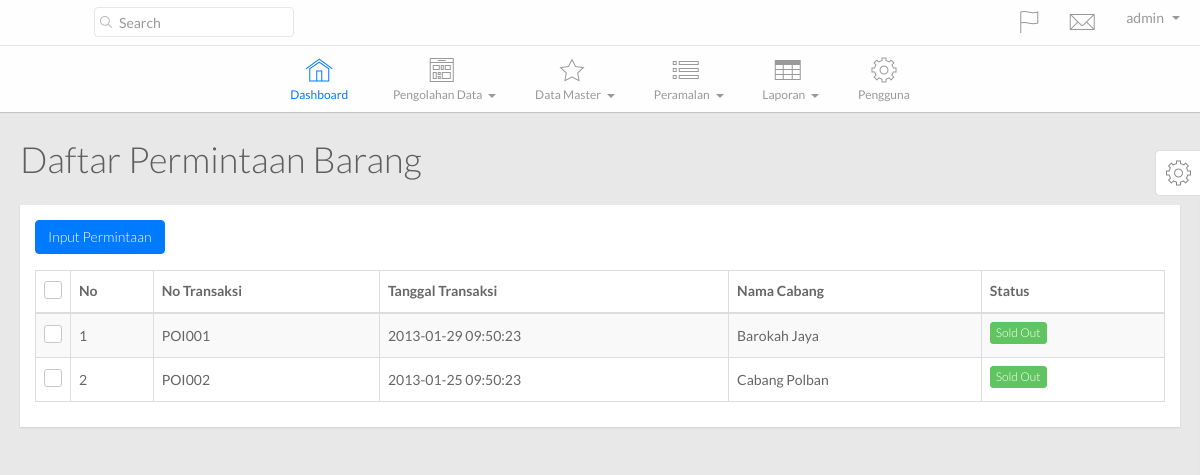
Page /main.php?hal=daftar_permintaan (signed in) on the earlier database version.
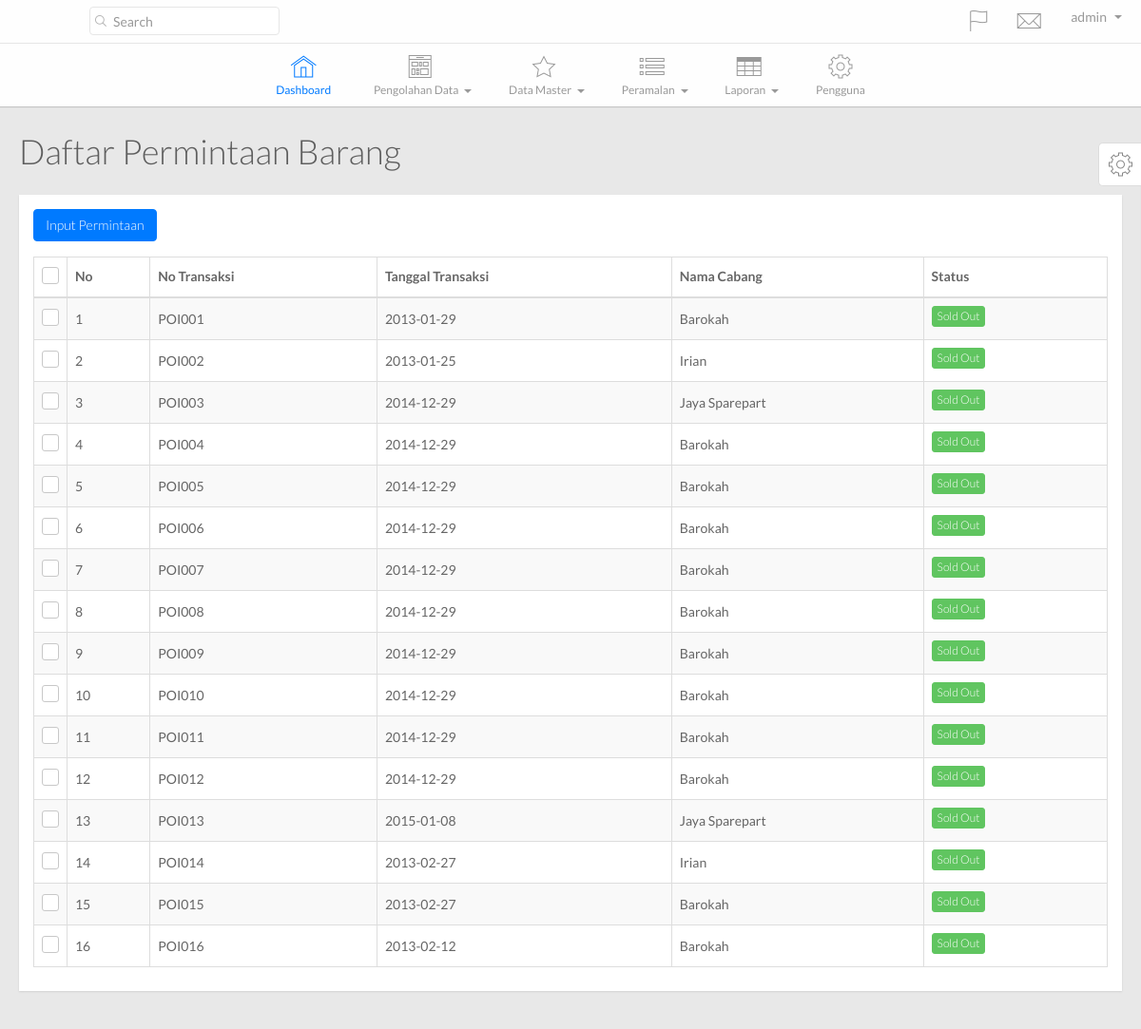
Same page on the later database version.
### tables this page shows
CREATE TABLE IF NOT EXISTS `tb_permintaan` (
  `id_permintaan` varchar(30) NOT NULL,
  `tgl_jual` date NOT NULL,
  `kode_cabang` varchar(30) NOT NULL,
  `status` tinyint(4) NOT NULL DEFAULT '0',
  PRIMARY KEY (`id_permintaan`),
  KEY `kode_cabang` (`kode_cabang`)
);

CREATE TABLE IF NOT EXISTS `tb_cabang` (
  `kode_cabang` varchar(30) NOT NULL,
  `nama_cabang` varchar(75) NOT NULL,
  `alamat_cabang` varchar(200) NOT NULL,
  `telepon_cabang` varchar(20) NOT NULL,
  `kode_admin` varchar(35) NOT NULL,
  PRIMARY KEY (`kode_cabang`),
  KEY `kode_admin` (`kode_admin`)
);

### config/SimplePDO.php (called while the page is built, shortened)
<?php
class SimplePDO {
    private $pdo = null;
    static $inst = null;
    static $settings = array(
        'host' => '',
        'user' => '',
        'password' => '',
        'database' => '',
        'results' => 'object',
        'charset' => 'utf8'
    );
    public function __construct()
    {
        $fetch_mode = ( self::$settings["results"] == 'object' ) ? PDO::FETCH_OBJ : PDO::FETCH_ASSOC;
        $options = array(
            PDO::ATTR_DEFAULT_FETCH_MODE => $fetch_mode,
            PDO::ATTR_ERRMODE => PDO::ERRMODE_EXCEPTION,
            PDO::MYSQL_ATTR_INIT_COMMAND => "SET NAMES ".self::$settings["charset"],
            PDO::ATTR_EMULATE_PREPARES => false
        );
        $dsn = 'mysql:dbname='.self::$settings["database"].';host='.self::$settings["host"].';charset='.self::$settings["charset"];
        try {
            $this->pdo = new PDO( $dsn, self::$settings["user"], self::$settings["password"], $options );
        } catch( PDOException $e ) {
            trigger_error( $e->getMessage() );
        }
    }
    public function query( $query, $bindings = array(), $internal_call = false )
    {
        try {
            $this->c_query = $this->pdo->prepare( $query );
            if( empty( $bindings ) )
            {
                $this->c_query->execute();
            }
            else
            {
                $this->c_query->execute( (array)$bindings );
            }
            if( $internal_call === true )
            {
                return $this->c_query;
            }
            elseif( $this->c_query && $this->lastid() )
            {
                return $this->lastid();
            }
            else
            {
                return false;
            }
        } catch( PDOException $e ) {
            trigger_error( $e->getMessage() );
        }
    }
    public function get_results( $query, $bindings = array() )
    {
        $this->c_query = $this->query( $query, $bindings, true );
        if( $this->c_query )
        {
            return $this->c_query->fetchAll();
        }
        else
        {
            return false;
        }
    }
    static function getInstance()
    {
        if( self::$inst == null )
        {
            self::$inst = new SimplePDO();
        }
        return self::$inst;
    }
    static function set_options( $array = array() )
    {
        if( !empty( $array ) )
        {
            foreach( $array as $k => $v )
            {
                if( isset( self::$settings[$k] ) )
                {
                    self::$settings[$k] = $v;
                }
            }
        }
    }
}

### template/daftar_permintaan.php (the view, shortened to what the changed rows need)
<?php $database = SimplePDO::getInstance();
      $query = $database->get_results("SELECT * FROM tb_permintaan tp JOIN tb_cabang tc ON tc.kode_cabang=tp.kode_cabang");?>
        <div class="page-title">
          <h1>
            Daftar Permintaan Barang
          </h1>
        </div>
        <div class="row">
          <div class="col-lg-12">
            <div class="widget-container fluid-height clearfix">
              <div class="widget-content padded clearfix">
                <table class="table table-bordered table-striped" id="dataTable1">
                  <thead>
                    <th class="check-header hidden-xs">
                      <label><input id="checkAll" name="checkAll" type="checkbox"/><span></span></label>
                    </th>
                    <th>
                      No
                    </th>
                    <th>
                      No Transaksi
                    </th>
                    <th class="hidden-xs">
                      Tanggal Transaksi
                    </th>
                    <th class="hidden-xs">
                      Nama Cabang
                    </th>
                    <th class="hidden-xs">
                      Status
                    </th>
                  </thead>
                  <tbody>
             <?php $i = 1; foreach($query as $row){?>
                    <tr>
                      <td class="check hidden-xs">
                        <label><input name="optionsRadios1" type="checkbox" value="<?php echo $row->id_permintaan;?>"><span></span></label>
                      </td>
                      <td>
                          <?php echo $i;?>
                      </td>
                      <td class="hidden-xs">
                        <?php echo $row->id_permintaan;?>
                      </td>
                      <td class="hidden-xs">
                        <?php echo $row->tgl_jual;?>
                      </td>
                      <td class="hidden-xs">
                        <?php echo $row->nama_cabang;?>
                      </td>
                      <td class="hidden-xs">
                        <?php $w_status = ($row->status==0)?"minta":"jual";?>
                        <?php if($w_status=="minta"){?>
                        <a class="btn btn-xs btn-warning" href="main.php?hal=penjualan_barang&kode=<?php echo $row->id_permintaan;?>">Dipesan</a>
                        <?php }else{?>
                        <a class="btn btn-xs btn-success" href="#">Sold Out</a>
                        <?php }?>
                      </td>
                    </tr>
              <?php $i++; }?>
                  </tbody>
                </table>
              </div>
            </div>
          </div>
        </div>

Differences in the rows shown:
changed tb_permintaan "POI001": tgl_jual "2013-01-29 09:50:23" → "2013-01-29"; kode_cabang.nama_cabang "Barokah Jaya" → "Barokah"
changed tb_permintaan "POI002": tgl_jual "2013-01-25 09:50:23" → "2013-01-25"; kode_cabang.nama_cabang "Cabang Polban" → "Irian"
added tb_permintaan: id_permintaan "POI003", tgl_jual "2014-12-29", kode_cabang.nama_cabang "Jaya Sparepart", status "Sold Out"
added tb_permintaan: id_permintaan "POI004", tgl_jual "2014-12-29", kode_cabang.nama_cabang "Barokah", status "Sold Out"
added tb_permintaan: id_permintaan "POI005", tgl_jual "2014-12-29", kode_cabang.nama_cabang "Barokah", status "Sold Out"
added tb_permintaan: id_permintaan "POI006", tgl_jual "2014-12-29", kode_cabang.nama_cabang "Barokah", status "Sold Out"
added tb_permintaan: id_permintaan "POI007", tgl_jual "2014-12-29", kode_cabang.nama_cabang "Barokah", status "Sold Out"
added tb_permintaan: id_permintaan "POI008", tgl_jual "2014-12-29", kode_cabang.nama_cabang "Barokah", status "Sold Out"
added tb_permintaan: id_permintaan "POI009", tgl_jual "2014-12-29", kode_cabang.nama_cabang "Barokah", status "Sold Out"
added tb_permintaan: id_permintaan "POI010", tgl_jual "2014-12-29", kode_cabang.nama_cabang "Barokah", status "Sold Out"
added tb_permintaan: id_permintaan "POI011", tgl_jual "2014-12-29", kode_cabang.nama_cabang "Barokah", status "Sold Out"
added tb_permintaan: id_permintaan "POI012", tgl_jual "2014-12-29", kode_cabang.nama_cabang "Barokah", status "Sold Out"
added tb_permintaan: id_permintaan "POI013", tgl_jual "2015-01-08", kode_cabang.nama_cabang "Jaya Sparepart", status "Sold Out"
added tb_permintaan: id_permintaan "POI014", tgl_jual "2013-02-27", kode_cabang.nama_cabang "Irian", status "Sold Out"
added tb_permintaan: id_permintaan "POI015", tgl_jual "2013-02-27", kode_cabang.nama_cabang "Barokah", status "Sold Out"
added tb_permintaan: id_permintaan "POI016", tgl_jual "2013-02-12", kode_cabang.nama_cabang "Barokah", status "Sold Out"
